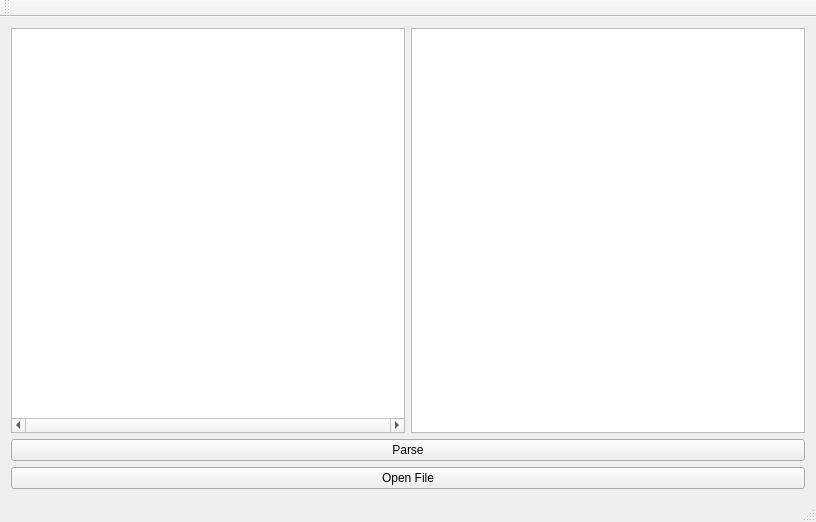
<?xml version="1.0" encoding="UTF-8"?>
<ui version="4.0">
 <class>ParserClass</class>
 <widget class="QMainWindow" name="ParserClass">
  <property name="geometry">
   <rect>
    <x>0</x>
    <y>0</y>
    <width>816</width>
    <height>522</height>
   </rect>
  </property>
  <property name="windowTitle">
   <string>Parser</string>
  </property>
  <widget class="QWidget" name="centralWidget">
   <property name="maximumSize">
    <size>
     <width>1920</width>
     <height>1080</height>
    </size>
   </property>
   <layout class="QVBoxLayout" name="verticalLayout_2">
    <item>
     <layout class="QGridLayout" name="gridLayout">
      <item row="0" column="1">
       <widget class="QPlainTextEdit" name="plainTextEdit_2">
        <property name="font">
         <font>
          <pointsize>14</pointsize>
         </font>
        </property>
        <property name="readOnly">
         <bool>true</bool>
        </property>
       </widget>
      </item>
      <item row="1" column="0" colspan="2">
       <widget class="QPushButton" name="Button">
        <property name="text">
         <string>Parse</string>
        </property>
       </widget>
      </item>
      <item row="0" column="0">
       <widget class="QPlainTextEdit" name="plainTextEdit">
        <property name="horizontalScrollBarPolicy">
         <enum>Qt::ScrollBarAlwaysOn</enum>
        </property>
       </widget>
      </item>
     </layout>
    </item>
    <item>
     <widget class="QPushButton" name="File">
      <property name="text">
       <string>Open File</string>
      </property>
     </widget>
    </item>
   </layout>
  </widget>
  <widget class="QMenuBar" name="menuBar">
   <property name="geometry">
    <rect>
     <x>0</x>
     <y>0</y>
     <width>816</width>
     <height>22</height>
    </rect>
   </property>
  </widget>
  <widget class="QToolBar" name="mainToolBar">
   <attribute name="toolBarArea">
    <enum>TopToolBarArea</enum>
   </attribute>
   <attribute name="toolBarBreak">
    <bool>false</bool>
   </attribute>
  </widget>
  <widget class="QStatusBar" name="statusBar"/>
 </widget>
 <layoutdefault spacing="6" margin="11"/>
 <resources>
  <include location="Parser.qrc"/>
 </resources>
 <connections/>
</ui>
